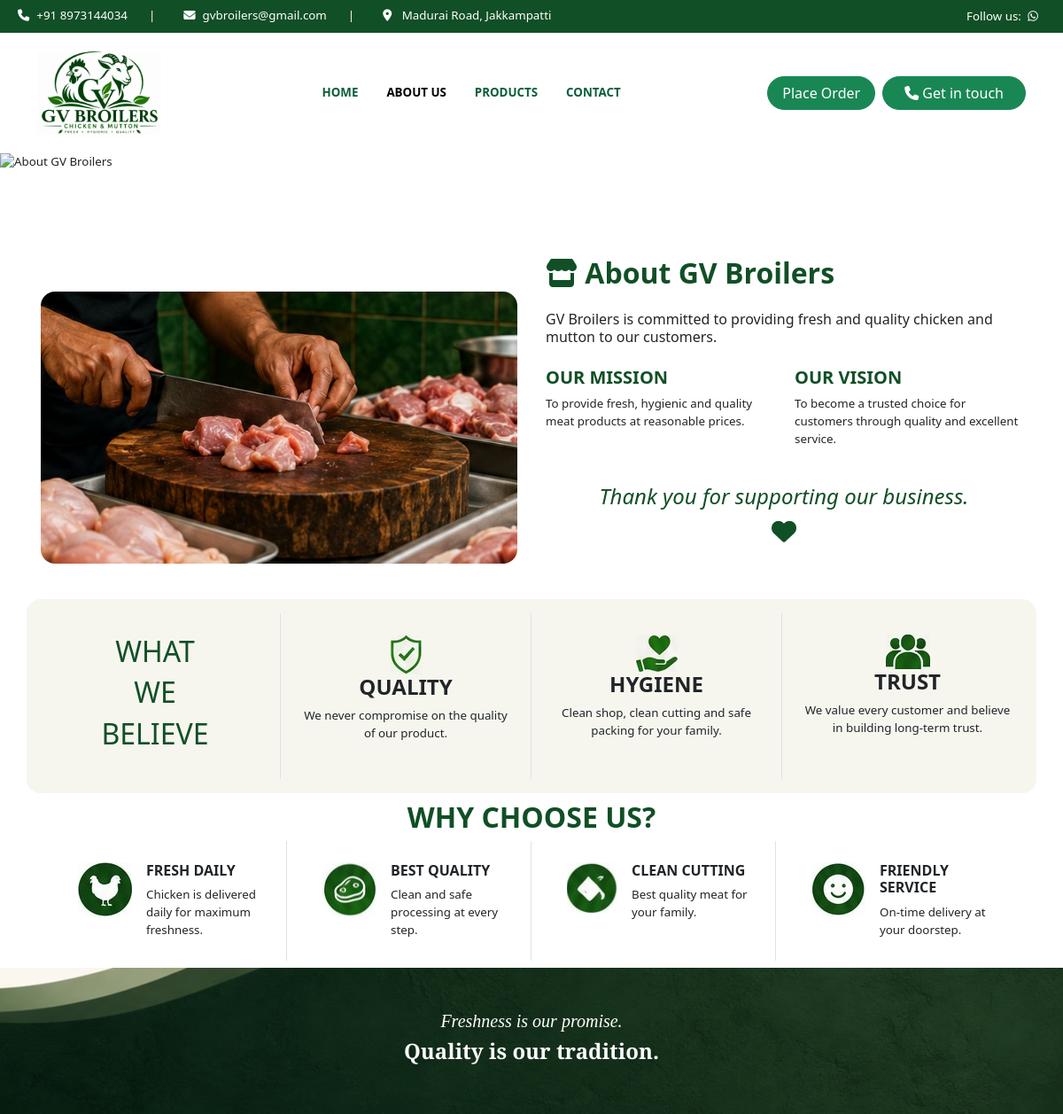
The page /aboutus.php on the database its author committed.
### tables this page shows
CREATE TABLE IF NOT EXISTS `profile1` (
  `companyname` varchar(255) DEFAULT NULL,
  `mobile` bigint(11) DEFAULT NULL,
  `email` varchar(255) DEFAULT NULL,
  `address` varchar(255) DEFAULT NULL,
  `logourl` varchar(255) DEFAULT NULL
);

CREATE TABLE IF NOT EXISTS `aboutus` (
  `id` int(11) NOT NULL AUTO_INCREMENT,
  `title` varchar(140) NOT NULL,
  `description` text NOT NULL,
  `mission` text NOT NULL,
  `vision` text NOT NULL,
  `image` varchar(255) NOT NULL,
  PRIMARY KEY (`id`)
);

### includes/site-profile.php (called while the page is built, shortened)
<?php
require_once __DIR__ . '/db.php';
$siteProfileQuery = mysqli_query(
    $con,
    'SELECT mobile, email, address FROM profile1 LIMIT 1'
);
$siteProfile = mysqli_fetch_assoc($siteProfileQuery);
$siteMobile = trim((string) $siteProfile['mobile']);
$siteEmail = trim((string) $siteProfile['email']);
$siteAddress = trim((string) $siteProfile['address']);
$sitePhoneDigits = preg_replace('/\D+/', '', $siteMobile);
$siteWhatsappNumber = strlen($sitePhoneDigits) === 10
    ? '91' . $sitePhoneDigits
    : $sitePhoneDigits;
$sitePhoneDisplay = strlen($sitePhoneDigits) === 10
    ? '+91 ' . $sitePhoneDigits
    : $siteMobile;
?>

### aboutus.php (the view, shortened to what this page needs)
<?php
require_once __DIR__ . '/includes/site-profile.php';
$aboutUs = null;
$aboutUsQuery = mysqli_query(
    $con,
    'SELECT title, description, mission, vision, image FROM aboutus ORDER BY id ASC LIMIT 1'
);
if ($aboutUsQuery === false) {
    error_log('Unable to load About Us content: ' . mysqli_error($con));
    $aboutUsError = true;
} else {
    $aboutUs = mysqli_fetch_assoc($aboutUsQuery);
}
function getAboutUsImagePath($imagePath) {
    $imagePath = trim((string) $imagePath);
    $fallback = 'image/aboutus_sec2.jpg';
    $imagePath = str_replace('\\', '/', $imagePath);
    $imagePath = ltrim($imagePath, '/');
    if (strpos($imagePath, 'images/') === 0) {
        $imagePath = 'image/' . substr($imagePath, strlen('images/'));
    } elseif (strpos($imagePath, 'image/') !== 0) {
        $imagePath = 'image/' . $imagePath;
    }
    $projectRoot = realpath(__DIR__);
    $resolvedImage = realpath(__DIR__ . DIRECTORY_SEPARATOR . str_replace('/', DIRECTORY_SEPARATOR, $imagePath));
    return $fallback;
}
$aboutTitle = trim((string) ($aboutUs['title'] ?? ''));
$aboutDescription = trim((string) ($aboutUs['description'] ?? ''));
$aboutMission = trim((string) ($aboutUs['mission'] ?? ''));
$aboutVision = trim((string) ($aboutUs['vision'] ?? ''));
$aboutImage = getAboutUsImagePath($aboutUs['image'] ?? '');
?>
<!DOCTYPE html>
<html lang="en">
<head>
    <link rel="stylesheet" href="css/aos.css">
    <link rel="stylesheet" href="css/bootstrap.min.css">
    <link rel="stylesheet" href="css/style.css">
    <link rel="stylesheet" href="https://cdnjs.cloudflare.com/ajax/libs/font-awesome/6.5.2/css/all.min.css">
</head>
<body>
<header>
    <div class="container-fluid bg-color py-2 m-0 text-white top-header">
        <div class="row">
            <div class="col-12 col-lg-10 d-none d-lg-flex text-start left-header">
                <p class="mb-0 pb-0">
                    <i class="fa-solid fa-phone px-2"></i><?php echo htmlspecialchars($sitePhoneDisplay, ENT_QUOTES, 'UTF-8'); ?>
                </p>
                <p class="px-4 mb-0">|</p>
                <p class="mb-0">
                    <i class="fa-solid fa-envelope px-2"></i><?php echo htmlspecialchars($siteEmail, ENT_QUOTES, 'UTF-8'); ?>
                </p>
                <p class="px-4 mb-0">|</p>
                <p class="mb-0">
                    <i class="fa-solid fa-location-dot px-2"></i>
                    <?php echo htmlspecialchars($siteAddress, ENT_QUOTES, 'UTF-8'); ?>
                </p>
            </div>
            <div class="col-12 col-lg-2 text-center text-lg-end px-4 right-header">
                <p class="mb-0">
                    Follow us:
                    <a class="text-white"
                       href="https://wa.me/<?php echo htmlspecialchars($siteWhatsappNumber, ENT_QUOTES, 'UTF-8'); ?>"
                       target="_blank"
                       rel="noopener"
                       aria-label="WhatsApp">
                        <i class="fa-brands fa-whatsapp p-1"></i>
                    </a>
                </p>
            </div>
        </div>
    </div>
    <nav class="navbar navbar-expand-lg bg-white py-3">
        <div class="container">
            <a class="navbar-brand fw-bold text-success" href="home.php">
                <img src="image/logo2.png" alt="GV Broilers" width="140" class="p-0 m-0">
            </a>
            <div class="collapse navbar-collapse justify-content-center">
                <ul class="navbar-nav">
                    <li class="nav-item px-2">
                        <a class="nav-link" href="home.php">HOME</a>
                    </li>
                    <li class="nav-item px-2">
                        <a class="nav-link active" aria-current="page" href="aboutus.php">ABOUT US</a>
                    </li>
                    <li class="nav-item px-2">
                        <a class="nav-link" href="products.php">PRODUCTS</a>
                    </li>
                    <li class="nav-item px-2">
                        <a class="nav-link" href="contactus.php">CONTACT</a>
                    </li>
                </ul>
            </div>
            <div class="d-none d-lg-flex gap-2">
            <a href="place-order.php" class="btn btn-success rounded-pill px-3">Place Order</a>
            <a href="tel:+<?php echo htmlspecialchars($siteWhatsappNumber, ENT_QUOTES, 'UTF-8'); ?>"
               class="btn btn-success rounded-pill px-4 d-none d-lg-block">
                <i class="fa-solid fa-phone"></i>
                Get in touch
            </a>
            </div>
        </div>
    </nav>
</header>
<main>
    <section>
        <div class="container-fluid p-0">
            <img src="image/aboutus_banner.jpg" alt="About GV Broilers" width="100%">
        </div>
    </section>
    <section>
        <div class="container-fluid px-0">
            <div class="container">
                <div class="row my-4">
                    <div class="col-lg-6 col-12 p-3 about-side-image">
                        <img src="<?php echo htmlspecialchars($aboutImage, ENT_QUOTES, 'UTF-8'); ?>"
                             alt="<?php echo htmlspecialchars($aboutTitle !== '' ? $aboutTitle : 'About GV Broilers', ENT_QUOTES, 'UTF-8'); ?>"
                             class="border-4 rounded-4"
                             width="100%">
                    </div>
                    <div class="col-lg-6 col-12 p-3 py-4 mt-5">
                        <h2 class="text-color fw-bold">
                            <i class="fa-solid fa-store"></i>
                            <?php echo htmlspecialchars($aboutTitle !== '' ? $aboutTitle : 'WHO WE ARE', ENT_QUOTES, 'UTF-8'); ?>
                        </h2>
                        <h6 class="pt-3">
                            <?php echo nl2br(htmlspecialchars($aboutDescription !== '' ? $aboutDescription : 'About Us information is not available yet.', ENT_QUOTES, 'UTF-8')); ?>
                        </h6>
                        <div class="row pt-3">
                            <div class="col-12 col-md-6">
                                <h5 class="text-color fw-bold">OUR MISSION</h5>
                                <p><?php echo nl2br(htmlspecialchars($aboutMission !== '' ? $aboutMission : 'Mission information will be available soon.', ENT_QUOTES, 'UTF-8')); ?></p>
                            </div>
                            <div class="col-12 col-md-6">
                                <h5 class="text-color fw-bold">OUR VISION</h5>
                                <p><?php echo nl2br(htmlspecialchars($aboutVision !== '' ? $aboutVision : 'Vision information will be available soon.', ENT_QUOTES, 'UTF-8')); ?></p>
                            </div>
                        </div>
                        <div class="w-100 d-flex flex-column align-items-center text-center pt-4">
                            <h4 class="w-100 text-color text-center fst-italic">
                                Thank you for supporting our business.
                            </h4>
                            <h3 class="w-100 text-center text-color mb-0">
                                <i class="fa-solid fa-heart" aria-hidden="true"></i>
                            </h3>
                        </div>
                    </div>
                </div>
            </div>
        </div>
    </section>
    <section>
        <div class="container-fluid">
            <div class="container p-3 border-4 rounded-4 bg-card">
                <div class="row">
                    <div class="col-lg-3 col-6 fw-bold text-center text-color p-4 border-end">
                        <h2>WHAT</h2>
                        <h2>WE</h2>
                        <h2>BELIEVE</h2>
                    </div>
                    <div class="col-lg-3 col-6 text-center p-4 border-end">
                        <img src="image/aboutus_card1.jpg" alt="">
                        <h4 class="fw-bold">QUALITY</h4>
                        <p>We never compromise on the quality of our product.</p>
                    </div>
                    <div class="col-lg-3 col-6 text-center p-4 border-end">
                        <img src="image/aboutus_card2.jpg" alt="">
                        <h4 class="fw-bold">HYGIENE</h4>
                        <p>Clean shop, clean cutting and safe packing for your family.</p>
                    </div>
                    <div class="col-lg-3 col-6 text-center p-4">
                        <img src="image/aboutus_card3.jpg" alt="">
                        <h4 class="fw-bold">TRUST</h4>
                        <p>We value every customer and believe in building long-term trust.</p>
                    </div>
                </div>
            </div>
        </div>
    </section>
    <section>
        <div class="container-fluid px-lg-5 px-0 mt-2 mb-2">
            <div class="container">
                <h2 class="text-center text-color fw-bold">WHY CHOOSE US?</h2>
                <div class="row">
                    <div class="col-12 col-md-6 col-lg-3 d-flex p-4 border-end">
                        <div class="px-3">
                            <img src="image/aboutus_card4.jpg" alt="">
                        </div>
                        <div>
                            <h6 class="fw-bold">FRESH DAILY</h6>
                            <p class="mb-0">Chicken is delivered daily for maximum freshness.</p>
                        </div>
                    </div>
                    <div class="col-12 col-md-6 col-lg-3 d-flex p-4 border-end">
                        <div class="px-3">
                            <img src="image/aboutus_card5.jpg" alt="">
                        </div>
                        <div>
                            <h6 class="fw-bold">BEST QUALITY</h6>
                            <p class="mb-0">Clean and safe processing at every step.</p>
                        </div>
                    </div>
                    <div class="col-12 col-md-6 col-lg-3 d-flex p-4 border-end">
                        <div class="px-3">
                            <img src="image/aboutus_card6.jpg" alt="">
                        </div>
                        <div>
                            <h6 class="fw-bold">CLEAN CUTTING</h6>
                            <p class="mb-0">Best quality meat for your family.</p>
                        </div>
                    </div>
                    <div class="col-12 col-md-6 col-lg-3 d-flex p-4">
                        <div class="px-3">
                            <img src="image/aboutus_card7.jpg" alt="">
                        </div>
                        <div>
                            <h6 class="fw-bold">FRIENDLY SERVICE</h6>
                            <p class="mb-0">On-time delivery at your doorstep.</p>
                        </div>
                    </div>
                </div>
            </div>
        </div>
    </section>
    <section>
        <div class="container-fluid bg-footerimg py-4 px-0">
            <div class="container text-center py-4">
                <h5 class="fst-italic text-white playfair">Freshness is our promise.</h5>
                <h4 class="text-light fw-bold playfair-display">Quality is our tradition.</h4>
            </div>
        </div>
    </section>
</main>
</body>
</html>

### css/style.css (style rules this page uses)
body { margin: 0; padding: 0; box-sizing: border-box; font-size: 10pt; }
.bg-color { background-color: rgb(17, 79, 38); }
.nav-link { color:#0b5d3b; font-weight:600; transition:.3s; }
.nav-link:hover, .nav-link.active { color:#198754; }
.bg-card { background-color: #f6f6ee; }
.text-color { color: rgb(17, 79, 38) ; }
.bg-footerimg { background-image: url("../image/products_footer.png"); background-repeat: no-repeat; background: size: auto; background-position:center; }
body { padding: 0; margin: 0; }
.playfair { font-family: "Playfair Display", serif; font-optical-sizing: auto; font-style: normal; }
.playfair-display { font-family: "Playfair Display", serif; font-optical-sizing: auto; font-weight: <weight>; font-style: normal; }

### aboutus.php (style rules this page uses)
@media (min-width: 992px) { .about-side-image { margin-top: 1in; } }

### rows shown on the page
profile1: mobile "+91 8973144034", email "gvbroilers@gmail.com", address "Madurai Road, Jakkampatti"
aboutus: title "About GV Broilers", description "GV Broilers is committed to providing fresh and quality chicken and mutton to our customers.", mission "To provide fresh, hygienic and quality meat products at reasonable prices.", vision "To become a trusted choice for customers through quality and excellent service."
